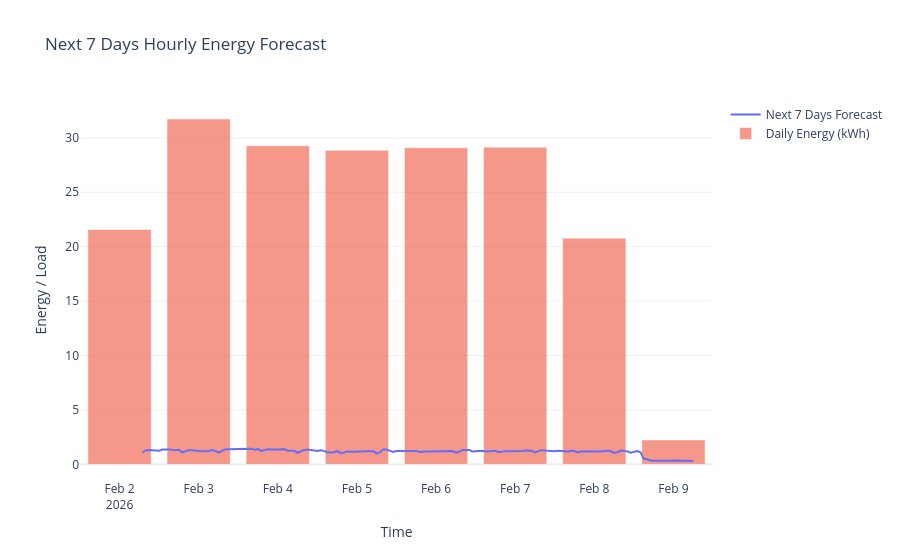

Notebook source saved alongside this figure:
### Code cell
daily_forecast = (
    forecast_df_week
    .resample("D")
    .sum()
)

fig.add_trace(go.Bar(
    x=daily_forecast.index,
    y=daily_forecast["Predicted"],
    name="Daily Energy (kWh)",
    opacity=0.6
))

### Figure 1 — Plotly figure (JSON) as saved in the notebook; plotly's stock layout.template omitted (floating-point values rounded to 4 significant figures; data arrays with more than 128 entries replaced by an {"elided": "..."} marker saying what was removed)
{"data": [{"line": {"width": 2}, "mode": "lines", "name": "Next 7 Days Forecast", "type": "scatter", "x": {"elided": "168 str values"}, "y": {"elided": "168 float values"}}, {"name": "Daily Energy (kWh)", "opacity": 0.6, "type": "bar", "x": ["2026-02-02T00:00:00.000000000", "2026-02-03T00:00:00.000000000", "2026-02-04T00:00:00.000000000", "2026-02-05T00:00:00.000000000", "2026-02-06T00:00:00.000000000", "2026-02-07T00:00:00.000000000", "2026-02-08T00:00:00.000000000", "2026-02-09T00:00:00.000000000"], "y": [21.58, 31.73, 29.28, 28.86, 29.09, 29.15, 20.78, 2.24]}], "layout": {"title": {"text": "Next 7 Days Hourly Energy Forecast"}, "xaxis": {"title": {"text": "Time"}}, "yaxis": {"title": {"text": "Energy / Load"}}}}
